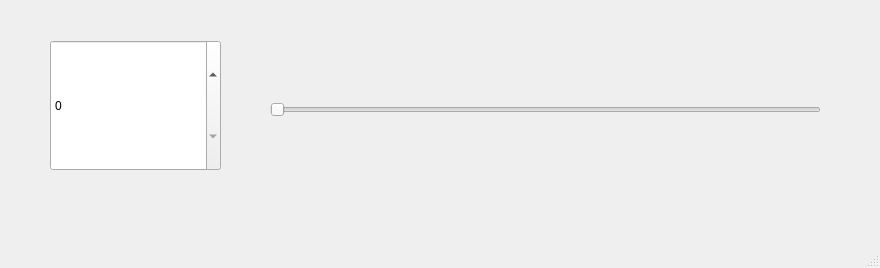
<?xml version="1.0" encoding="UTF-8"?>
<ui version="4.0">
 <class>MainWindow</class>
 <widget class="QMainWindow" name="MainWindow">
  <property name="geometry">
   <rect>
    <x>0</x>
    <y>0</y>
    <width>880</width>
    <height>268</height>
   </rect>
  </property>
  <property name="windowTitle">
   <string>Edad</string>
  </property>
  <widget class="QWidget" name="centralwidget">
   <widget class="QSpinBox" name="spinBox">
    <property name="geometry">
     <rect>
      <x>50</x>
      <y>40</y>
      <width>171</width>
      <height>131</height>
     </rect>
    </property>
    <property name="maximum">
     <number>130</number>
    </property>
   </widget>
   <widget class="QSlider" name="horizontalSlider">
    <property name="geometry">
     <rect>
      <x>270</x>
      <y>100</y>
      <width>551</width>
      <height>19</height>
     </rect>
    </property>
    <property name="maximum">
     <number>130</number>
    </property>
    <property name="orientation">
     <enum>Qt::Horizontal</enum>
    </property>
   </widget>
  </widget>
  <widget class="QMenuBar" name="menubar">
   <property name="geometry">
    <rect>
     <x>0</x>
     <y>0</y>
     <width>880</width>
     <height>27</height>
    </rect>
   </property>
  </widget>
  <widget class="QStatusBar" name="statusbar"/>
 </widget>
 <resources/>
 <connections/>
</ui>
